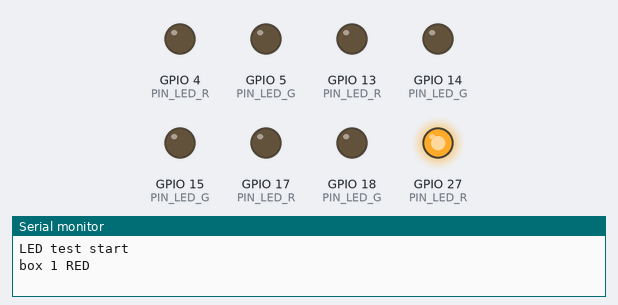
Bench run of a sketch on a simulated ESP32. Shown: output pins drawn as LEDs (lit = HIGH), the last lines printed to the serial monitor.

Above: at 0.05 s.
At 1.4 s:
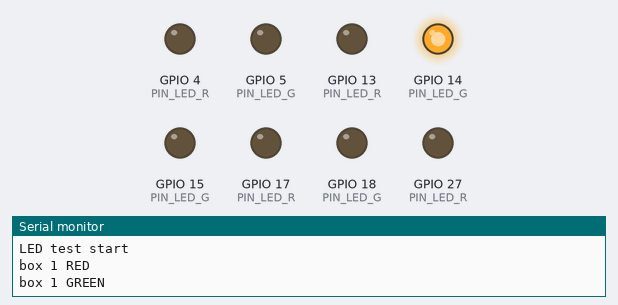
At 2.75 s:
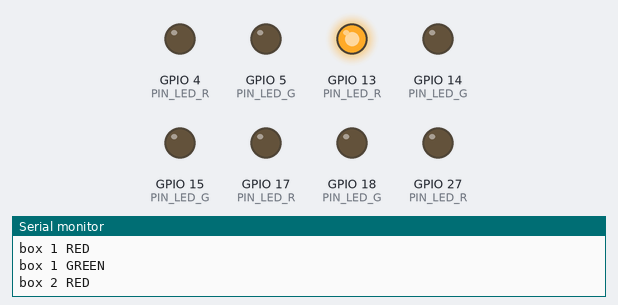
At 5.5 s:
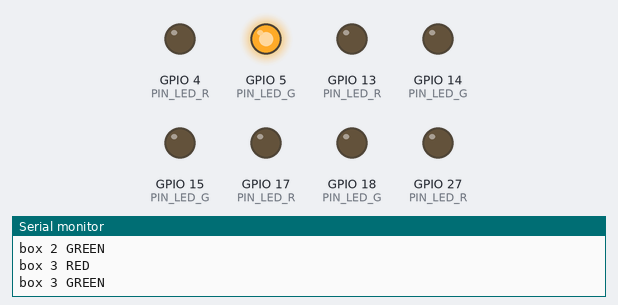
At 8.0 s:
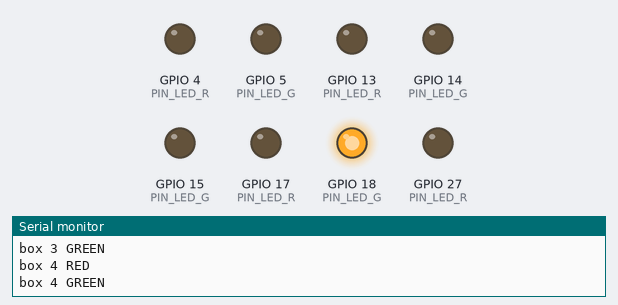
At 11.0 s:
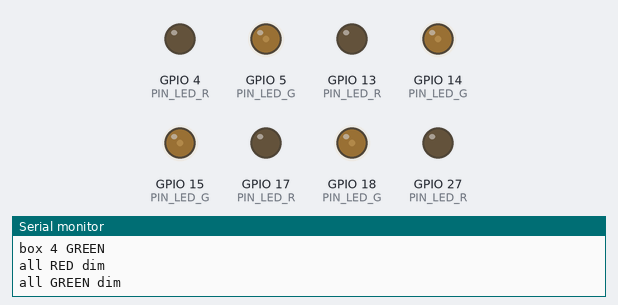
Timing chart, 0 to 14.3 s (numbered marks = the images above):
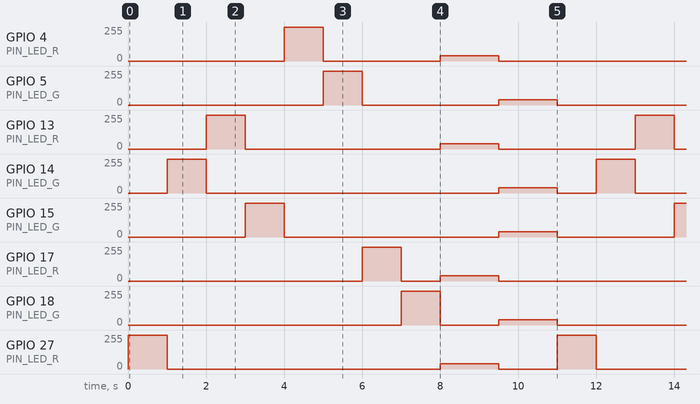

The sketch:

test_leds.ino
```cpp
/*
  Nura Box - TEST 1: LEDs (red + green, 4 boxes). Arduino-ESP32 core 3.x.
  Expected: each box lights RED for 1 s, then GREEN for 1 s, one box at a time, then all RED dim -> all GREEN dim.
  If a color never lights: check resistor, LED leg, COMMON_ANODE, and the pin number in the table.
  NOTHING else is connected here: no WiFi, no buzzer.
*/
static const uint8_t PIN_LED_R[4] = {27, 13, 4, 17};
static const uint8_t PIN_LED_G[4] = {14, 15, 5, 18};
static const bool COMMON_ANODE = false;           // true = LED common pin goes to 3V3 (inverted drive)

static void put(uint8_t pin, uint8_t level) { ledcWrite(pin, COMMON_ANODE ? 255 - level : level); }

void setup() {
  Serial.begin(115200);
  for (uint8_t i = 0; i < 4; i++) {
    ledcAttachChannel(PIN_LED_R[i], 5000, 8, i * 2);       // same channel plan as the firmware
    ledcAttachChannel(PIN_LED_G[i], 5000, 8, i * 2 + 1);
    put(PIN_LED_R[i], 0); put(PIN_LED_G[i], 0);
  }
  Serial.println("LED test start");
}

void loop() {
  for (uint8_t i = 0; i < 4; i++) {
    Serial.printf("box %u RED\n", i + 1);   put(PIN_LED_R[i], 255); delay(1000); put(PIN_LED_R[i], 0);
    Serial.printf("box %u GREEN\n", i + 1); put(PIN_LED_G[i], 255); delay(1000); put(PIN_LED_G[i], 0);
  }
  Serial.println("all RED dim");   for (uint8_t i = 0; i < 4; i++) put(PIN_LED_R[i], 40);  delay(1500);
  for (uint8_t i = 0; i < 4; i++) put(PIN_LED_R[i], 0);
  Serial.println("all GREEN dim"); for (uint8_t i = 0; i < 4; i++) put(PIN_LED_G[i], 40);  delay(1500);
  for (uint8_t i = 0; i < 4; i++) put(PIN_LED_G[i], 0);
}
```

Measured:
- by itself, GPIO 4 (PIN_LED_R): repeats every 11.0 s: 0/255 3.0 s, 40/255 1.5 s, 0/255 5.5 s, 255/255 1.0 s
- by itself, GPIO 5 (PIN_LED_G): repeats every 11.0 s: 0/255 3.5 s, 40/255 1.5 s, 0/255 5.0 s, 255/255 1.0 s
- by itself, GPIO 13 (PIN_LED_R): repeats every 11.0 s: 0/255 5.0 s, 40/255 1.5 s, 0/255 3.5 s, 255/255 1.0 s
- by itself, GPIO 14 (PIN_LED_G): repeats every 11.0 s: 0/255 7.5 s, 40/255 1.5 s, 0/255 1.0 s, 255/255 1.0 s
- by itself, GPIO 15 (PIN_LED_G): repeats every 11.0 s: 0/255 5.5 s, 40/255 1.5 s, 0/255 3.0 s, 255/255 1.0 s
- by itself, GPIO 17 (PIN_LED_R): repeats every 11.0 s: 0/255 1.0 s, 40/255 1.5 s, 0/255 7.5 s, 255/255 1.0 s
- by itself, GPIO 18 (PIN_LED_G): repeats every 11.0 s: 0/255 1.5 s, 40/255 1.5 s, 0/255 7.0 s, 255/255 1.0 s
- by itself, GPIO 27 (PIN_LED_R): repeats every 11.0 s: 0/255 7.0 s, 40/255 1.5 s, 0/255 1.5 s, 255/255 1.0 s
